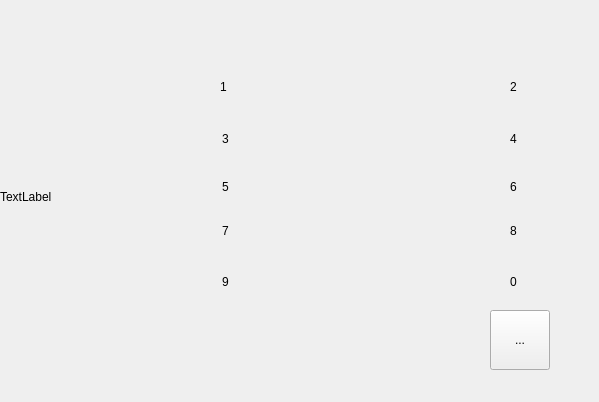
   <widget class="QWidget" name="page5">
    <widget class="QLabel" name="p5Label">
     <property name="geometry">
      <rect>
       <x>0</x>
       <y>0</y>
       <width>590</width>
       <height>393</height>
      </rect>
     </property>
     <property name="text">
      <string>TextLabel</string>
     </property>
    </widget>
    <widget class="QLabel" name="s1Label">
     <property name="geometry">
      <rect>
       <x>220</x>
       <y>72</y>
       <width>30</width>
       <height>30</height>
      </rect>
     </property>
     <property name="text">
      <string>1</string>
     </property>
    </widget>
    <widget class="QLabel" name="s2Label">
     <property name="geometry">
      <rect>
       <x>510</x>
       <y>72</y>
       <width>30</width>
       <height>30</height>
      </rect>
     </property>
     <property name="text">
      <string>2</string>
     </property>
    </widget>
    <widget class="QLabel" name="s3Label">
     <property name="geometry">
      <rect>
       <x>222</x>
       <y>124</y>
       <width>30</width>
       <height>30</height>
      </rect>
     </property>
     <property name="text">
      <string>3</string>
     </property>
    </widget>
    <widget class="QLabel" name="s4Label">
     <property name="geometry">
      <rect>
       <x>510</x>
       <y>124</y>
       <width>30</width>
       <height>30</height>
      </rect>
     </property>
     <property name="text">
      <string>4</string>
     </property>
    </widget>
    <widget class="QLabel" name="s5Label">
     <property name="geometry">
      <rect>
       <x>222</x>
       <y>172</y>
       <width>30</width>
       <height>30</height>
      </rect>
     </property>
     <property name="text">
      <string>5</string>
     </property>
    </widget>
    <widget class="QLabel" name="s6Label">
     <property name="geometry">
      <rect>
       <x>510</x>
       <y>172</y>
       <width>30</width>
       <height>30</height>
      </rect>
     </property>
     <property name="text">
      <string>6</string>
     </property>
    </widget>
    <widget class="QLabel" name="s7Label">
     <property name="geometry">
      <rect>
       <x>222</x>
       <y>216</y>
       <width>30</width>
       <height>30</height>
      </rect>
     </property>
     <property name="text">
      <string>7</string>
     </property>
    </widget>
    <widget class="QLabel" name="s8Label">
     <property name="geometry">
      <rect>
       <x>510</x>
       <y>216</y>
       <width>30</width>
       <height>30</height>
      </rect>
     </property>
     <property name="text">
      <string>8</string>
     </property>
    </widget>
    <widget class="QLabel" name="s9Label">
     <property name="geometry">
      <rect>
       <x>222</x>
       <y>267</y>
       <width>30</width>
       <height>30</height>
      </rect>
     </property>
     <property name="text">
      <string>9</string>
     </property>
    </widget>
    <widget class="QLabel" name="s0Label">
     <property name="geometry">
      <rect>
       <x>510</x>
       <y>267</y>
       <width>30</width>
       <height>30</height>
      </rect>
     </property>
     <property name="text">
      <string>0</string>
     </property>
    </widget>
    <widget class="QToolButton" name="toolButton_8">
     <property name="geometry">
      <rect>
       <x>490</x>
       <y>310</y>
       <width>60</width>
       <height>60</height>
      </rect>
     </property>
     <property name="text">
      <string>...</string>
     </property>
    </widget>
   </widget>
